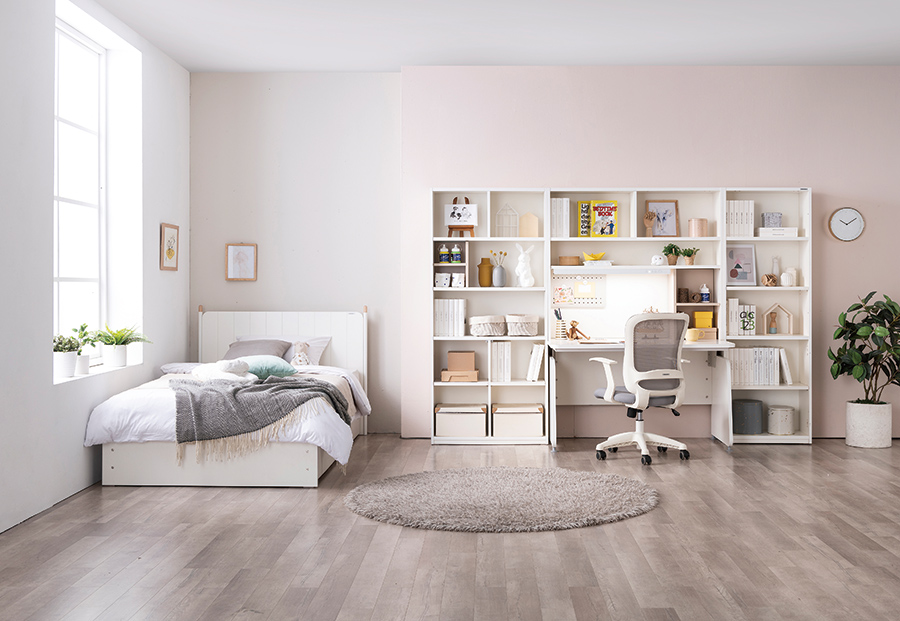
#> input picture test_image1.jpeg, 900 x 621 px
$ python test_specific_coordinate.py
#> lines starting #> are read from the running program, lines starting #| are printed output that depends on the picture; after the words box and inside, x2 and y2 are one past the last pixel; in counts of white or black regions, pixels touching at a corner belong together
"""
특정 좌표로 AI Interior API 테스트
"""
import requests
import time
import json
from pathlib import Path
import cv2
import numpy as np
import base64
from io import BytesIO
from PIL import Image

# API 엔드포인트
API_URL = "http://localhost:8000/api/ai-interior"

# 테스트 이미지
TEST_IMAGE = "test_image1.jpeg"

# 테스트할 좌표 (바닥 중앙 영역)
TEST_CIRCLE = {
    "x": 0.5,
    "y": 0.25,
    "radius": 0.1
}

def visualize_circle(image_path, circle_data):
    """
    이미지에 동그라미를 그려서 시각화
    """
#> called with image_path = 'test_image1.jpeg'
    # 이미지 읽기
    img = cv2.imread(image_path)
#> img is the input picture: shape (621, 900, 3); mean B, G, R 182.2, 184.6, 194.1
    if img is None:
        print(f"❌ 이미지를 읽을 수 없습니다: {image_path}")
        return None

    height, width = img.shape[:2]
#> height = 621; width = 900

    # 상대 좌표를 절대 좌표로 변환
    # Frontend: 왼쪽 아래가 (0, 0), 오른쪽 위가 (1, 1)
    # OpenCV: 왼쪽 위가 (0, 0), 오른쪽 아래가 (width, height)
    center_x = int(round(circle_data['x'] * width))
#> center_x = 450
    center_y = int(round((1.0 - circle_data['y']) * height))  # Y축 반전
#> center_y = 466
    radius = int(round(circle_data['radius'] * width))
#> radius = 90

    print(f"\n📍 동그라미 좌표:")
    print(f"   상대 좌표: x={circle_data['x']:.4f}, y={circle_data['y']:.4f}, r={circle_data['radius']:.4f}")
    print(f"   이미지 크기: {width}x{height}px")
#|    이미지 크기: 900x621px
    print(f"   절대 좌표: x={center_x}, y={center_y}, r={radius}px")
#|    절대 좌표: x=450, y=466, r=90px

    # 동그라미 그리기
    overlay = img.copy()
    cv2.circle(overlay, (center_x, center_y), radius, (0, 255, 255), 3)  # 노란색 테두리
    cv2.circle(overlay, (center_x, center_y), radius, (0, 255, 255), -1)  # 반투명 채우기
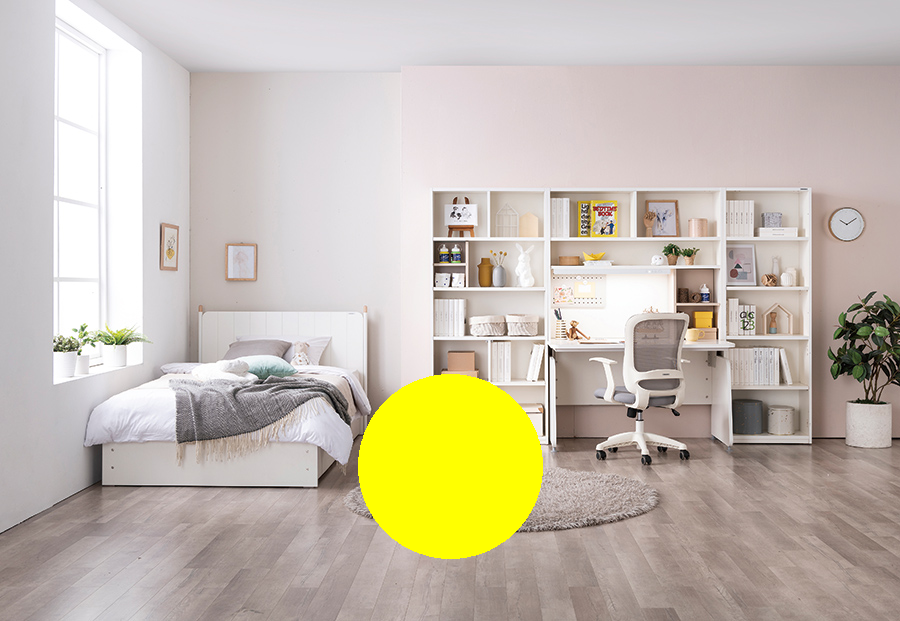
#> overlay: shape (621, 900, 3); mean B, G, R 174.3, 188.8, 197.5
    img_with_circle = cv2.addWeighted(overlay, 0.3, img, 0.7, 0)
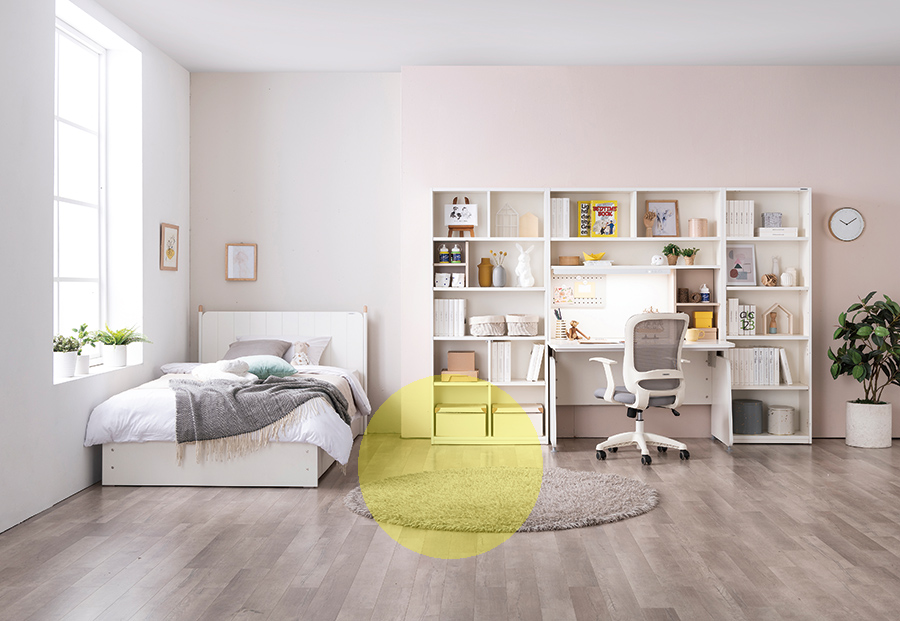
#> img_with_circle: shape (621, 900, 3); mean B, G, R 179.8, 185.9, 195.1

    # 중심점 표시
    cv2.circle(img_with_circle, (center_x, center_y), 5, (0, 0, 255), -1)
#> img_with_circle: shape (621, 900, 3); 0.01% of pixels changed, all inside (x1, y1, x2, y2) = (445, 461, 456, 472)

    # 좌표 텍스트 추가
    text = f"({circle_data['x']:.2f}, {circle_data['y']:.2f})"
    cv2.putText(img_with_circle, text, (center_x + 10, center_y - 10),
                cv2.FONT_HERSHEY_SIMPLEX, 0.6, (0, 0, 255), 2)
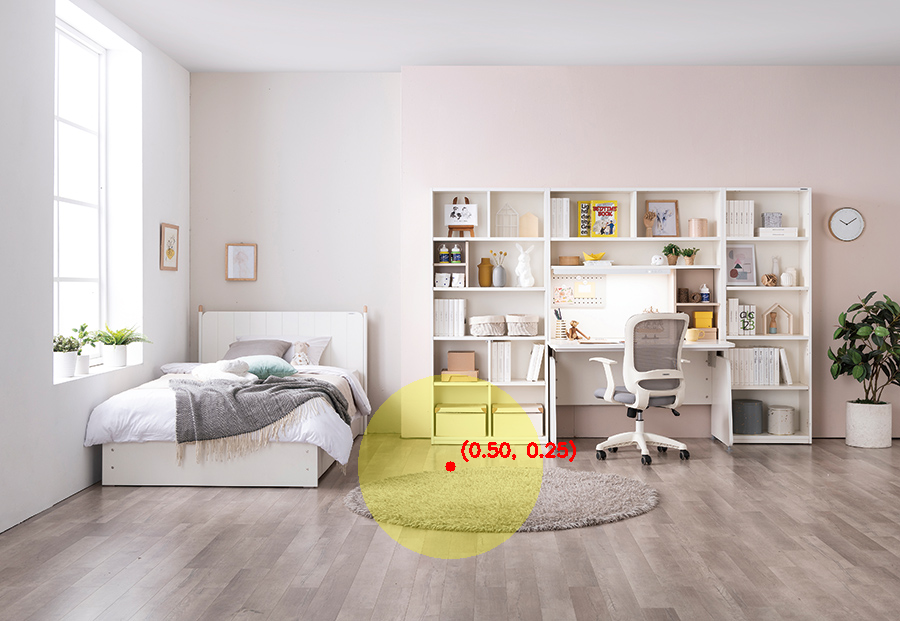
#> img_with_circle: shape (621, 900, 3); mean B, G, R 179.6, 185.6, 195.2

    # 저장
    output_path = "test_circle_visualization.png"
    cv2.imwrite(output_path, img_with_circle)
    print(f"✅ 동그라미 시각화 저장: {output_path}")

    return output_path

def test_api_with_coordinate():
    """특정 좌표로 API 테스트"""

    if not Path(TEST_IMAGE).exists():
        print(f"❌ 테스트 이미지를 찾을 수 없습니다: {TEST_IMAGE}")
        return

    print("=" * 80)
    print("🚀 특정 좌표로 AI Interior API 테스트")
    print("=" * 80)

    # 동그라미 시각화
    visualize_circle(TEST_IMAGE, TEST_CIRCLE)

    # 테스트 이미지 로드
    with open(TEST_IMAGE, 'rb') as f:
        image_data = f.read()

    # API 요청 데이터 준비
    circles_data = [TEST_CIRCLE]

    files = {
        'image': ('test_image.png', image_data, 'image/png')
    }
    data = {
        'circles': json.dumps(circles_data)
    }

    # 속도 측정 시작
    print(f"\n📤 API 요청 전송 중...")
    print(f"   이미지: {TEST_IMAGE} ({len(image_data)/1024:.1f}KB)")
    print(f"   동그라미: x={TEST_CIRCLE['x']:.4f}, y={TEST_CIRCLE['y']:.4f}, r={TEST_CIRCLE['radius']:.4f}")

    start_time = time.time()

    try:
        response = requests.post(API_URL, files=files, data=data, timeout=120)

        # 전체 응답 시간
        total_time = (time.time() - start_time) * 1000

        if response.status_code != 200:
            print(f"❌ API 오류: {response.status_code}")
            print(f"   응답: {response.text}")
            return

        result = response.json()

        print(f"\n✅ API 응답 성공!")
        print(f"   전체 소요 시간: {total_time:.0f}ms ({total_time/1000:.2f}초)")

        # 응답 데이터 분석
        if not result.get('success'):
            print(f"❌ API 실패: {result.get('message')}")
            return

        # 배경 무드 정보
        bg_mood = result.get('background_mood', {})
        print(f"\n🎨 배경 무드 분석:")
        print(f"   스타일: {bg_mood.get('primary_style')} ({bg_mood.get('confidence', 0)*100:.1f}%)")
        print(f"   카테고리: {bg_mood.get('category')}")
        print(f"   따뜻함: {bg_mood.get('warmth_score', 0)*100:.0f}/100")
        print(f"   주요 색상: {', '.join(bg_mood.get('dominant_colors', []))}")

        # 동그라미 영역 정보
        circle_info = result.get('circle_info', {})
        print(f"\n📍 동그라미 영역 분석:")
        print(f"   카테고리: {circle_info.get('category')}")
        print(f"   신뢰도: {circle_info.get('confidence', 0)*100:.1f}%")
        print(f"   설명: {circle_info.get('description')}")
        print(f"   Gemini 추천: {', '.join(circle_info.get('gemini_recommendations', []))}")

        # 추천 상품
        products = result.get('recommended_products', [])
        print(f"\n🛍️  추천 상품: {len(products)}개")
        print("=" * 80)

        if not products:
            print("   추천 상품이 없습니다.")
            return

        for idx, product in enumerate(products, 1):
            name = product.get('name', 'Unknown')
            match_score = product.get('match_score', 0)
            price = product.get('price', 0)

            print(f"\n{idx}. {name}")
            print(f"   가격: {price:,}원")
            print(f"   매칭 점수: {match_score:.4f}")

            # 상세 매칭 정보
            details = product.get('match_details', {})
            print(f"   세부 점수:")
            print(f"     - 색상 유사도:   {details.get('color_similarity', 0):.4f}")
            print(f"     - 물리적 유사도: {details.get('physics_similarity', 0):.4f}")
            print(f"     - 스타일 유사도: {details.get('style_similarity', 0):.4f}")

            # 시뮬레이션 이미지 저장
            if product.get('simulated_image_base64'):
                sim_base64 = product['simulated_image_base64']
                sim_size = len(sim_base64) / 1024
                print(f"     - 시뮬레이션 이미지: {sim_size:.1f}KB")

                # Base64 -> 이미지 파일로 저장
                image_data = base64.b64decode(sim_base64)
                output_file = f"simulated_result_{idx}.png"

                with open(output_file, 'wb') as f:
                    f.write(image_data)

                print(f"     - 저장됨: {output_file}")

        print("=" * 80)

        # 결과를 파일로 저장
        output_file = "api_test_result_specific.json"
        with open(output_file, 'w', encoding='utf-8') as f:
            # simulated_image_base64는 너무 커서 제외
            result_without_images = {
                'success': result['success'],
                'message': result.get('message'),
                'total_time_ms': total_time,
                'test_circle': TEST_CIRCLE,
                'circle_info': result.get('circle_info'),
                'background_mood': result.get('background_mood'),
                'recommended_products': [
                    {k: v for k, v in p.items() if k != 'simulated_image_base64'}
                    for p in products
                ]
            }
            json.dump(result_without_images, f, ensure_ascii=False, indent=2)

        print(f"\n💾 상세 결과 저장: {output_file}")
        print(f"\n🎉 테스트 완료!")

    except requests.exceptions.Timeout:
        print(f"❌ API 타임아웃 (120초 초과)")
    except Exception as e:
        print(f"❌ 오류 발생: {e}")
        import traceback
        traceback.print_exc()

if __name__ == "__main__":
    test_api_with_coordinate()
#> (the call stopped at in test_api_with_coordinate, `response = requests.post(API_URL, files=files, data=data, timeout=120)`: requests is not available in this run)
